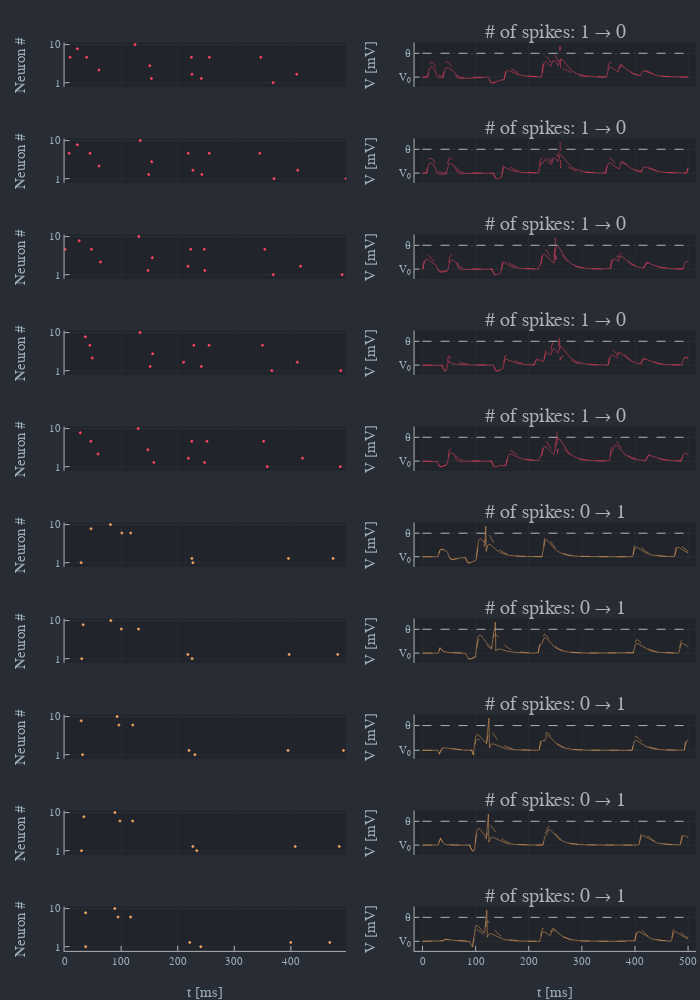

The notebook cell this image was saved under:
### Markdown cell above
## Plots

### Code cell
plotlyjs(size = (700, 1000))
cols = collect(1:2)#palette(:rainbow, 2)

inp_plots = [PlotInputs(s.x, color = cols[1 + s.y])
             for s ∈ samples]
train_plots = [PlotPotential(tmp, out_b = ob.V, out = oa.V,
                             N_b = length(ob.spikes), N = length(oa.spikes),
                             t = t, color = cols[1 + s.y])
               for (s, ob, oa) ∈ zip(samples, out_b, out_a)]
ps = [reshape(inp_plots, 1, :);
      reshape(train_plots, 1, :)]
p = plot(ps[:]..., layout = (length(inp_plots), 2), link = :x, left_margin = 8mm)
